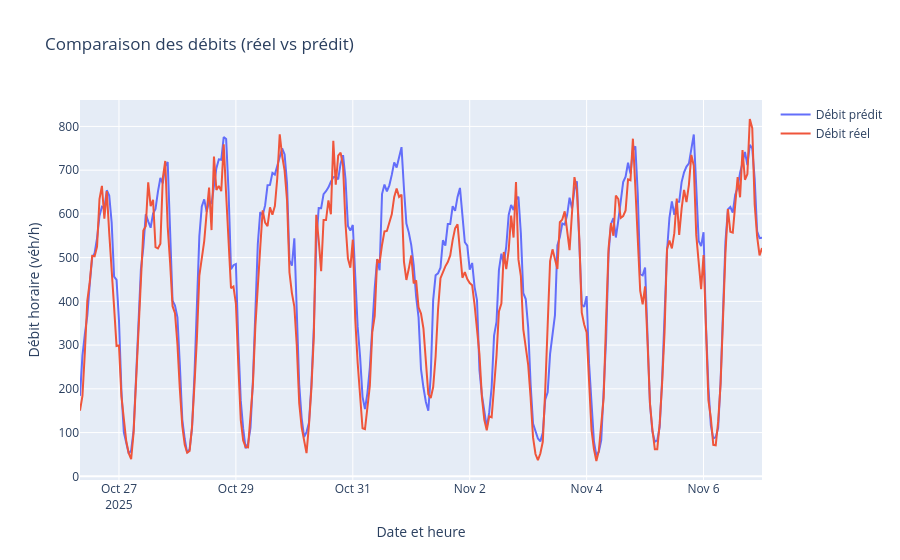

Notebook cell for this chart:
### Code cell
time_index = df_final.loc[X_test.index, 'Date et heure de comptage']

fig = go.Figure()
fig.add_trace(go.Scatter(
    x=time_index,
    y=y_pred,
    mode='lines',
    name='Débit prédit'
))
fig.add_trace(go.Scatter(
    x=time_index,
    y=y_test,
    mode='lines',
    name='Débit réel'
))

fig.update_layout(
    title="Comparaison des débits (réel vs prédit)",
    xaxis_title="Date et heure",
    yaxis_title="Débit horaire (véh/h)",
    hovermode='x unified'
)

fig.show()

### Figure 1 — Plotly figure (JSON) as saved in the notebook; plotly's stock layout.template omitted (floating-point values rounded to 4 significant figures; data arrays with more than 128 entries replaced by an {"elided": "..."} marker saying what was removed)
{"data": [{"mode": "lines", "name": "Débit prédit", "type": "scatter", "x": {"elided": "281 str values"}, "y": {"elided": "281 float values"}}, {"mode": "lines", "name": "Débit réel", "type": "scatter", "x": {"elided": "281 str values"}, "y": {"elided": "281 float values"}}], "layout": {"hovermode": "x unified", "title": {"text": "Comparaison des débits (réel vs prédit)"}, "xaxis": {"title": {"text": "Date et heure"}}, "yaxis": {"title": {"text": "Débit horaire (véh/h)"}}}}
